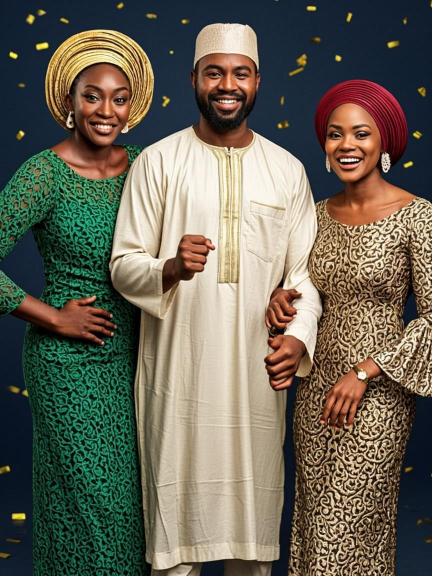
#> input picture work/kozy-brand/marketing-v9/images/asset-owambe-party-v2.png, 864 x 1152 px, given in place of how-1-book.png, which was not available (shown at 1/2 size)
$ python grid_check.py
#> lines starting #> are read from the running program, lines starting #| are printed output that depends on the picture
#!/usr/bin/env python3
"""Draw a labeled 10%-grid over the three 'how it works' cartoons so the VLM
can report precise object coordinates. Output: /tmp/grid-*.png"""
from PIL import Image, ImageDraw, ImageFont

FONT = ImageFont.truetype(
    '/usr/share/fonts/truetype/dejavu/DejaVuSans-Bold.ttf', 28)

for name in ['how-1-book', 'how-2-collect', 'how-3-return']:
    img = Image.open(f'/home/z/Kozy-Dryclean/public/brand/images/{name}.png').convert('RGB')
#> img is the input picture: PIL image 864x1152 RGB; mean R, G, B 104.7, 100.4, 86.1
    d = ImageDraw.Draw(img)
    W, H = img.size
#> W = 864; H = 1152
    step = W // 10
#> step = 86
    for i in range(1, 10):
        x = i * step
        d.line([(x, 0), (x, H)], fill=(255, 0, 0), width=3)
        d.line([(0, x), (W, x)], fill=(255, 0, 0), width=3)
    # labels: columns A-J, rows 1-10 (top-left = A1)
    for c in range(10):
        for r in range(10):
            label = f'{chr(65 + c)}{r + 1}'
            x = c * step + 8
            y = r * step + 6
            d.rectangle([x - 4, y - 2, x + 78, y + 34], fill=(255, 255, 255))
            d.text((x, y), label, fill=(200, 0, 0), font=FONT)
    img.save(f'/tmp/grid-{name}.png')
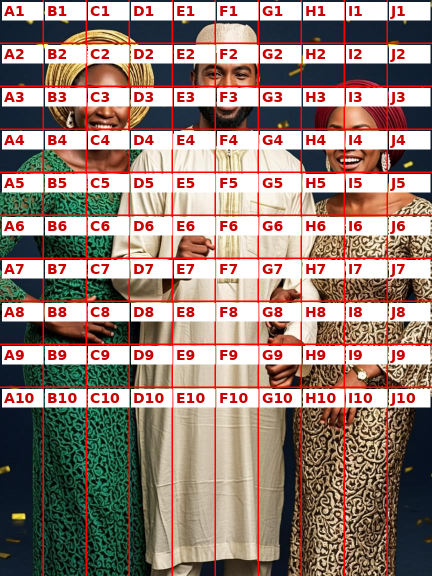
#> saved as grid-how-1-book.png: PIL image 864x1152 RGB (shown at 1/2 size); mean R, G, B 154.4, 132.2, 122.7
    print(f'grid-{name}.png saved')
#> pass 2 of the loop `for name in ['how-1-book', 'how-2-collect', 'how-3-return']:`:
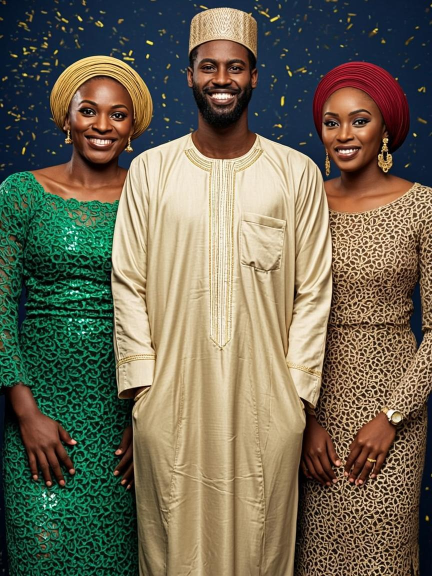
#> input picture work/kozy-brand/marketing-v9/images/asset-owambe-party-v3.png, 864 x 1152 px, given in place of how-2-collect.png, which was not available (shown at 1/2 size)
#> img is the input picture: PIL image 864x1152 RGB; mean R, G, B 109.7, 104, 84.7
#> `img.save(f'/tmp/grid-{name}.png')`:
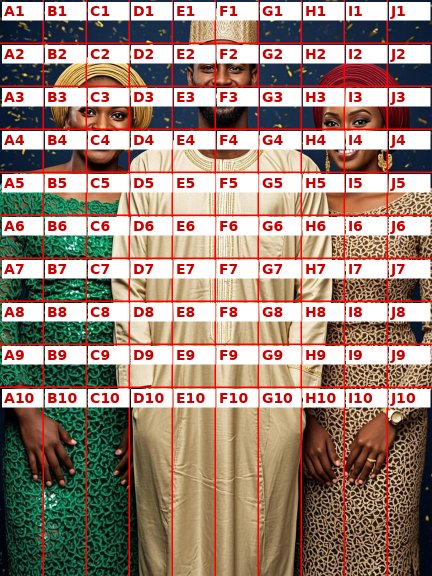
#> saved as grid-how-2-collect.png: PIL image 864x1152 RGB (shown at 1/2 size); mean R, G, B 158.1, 134.3, 120.8
